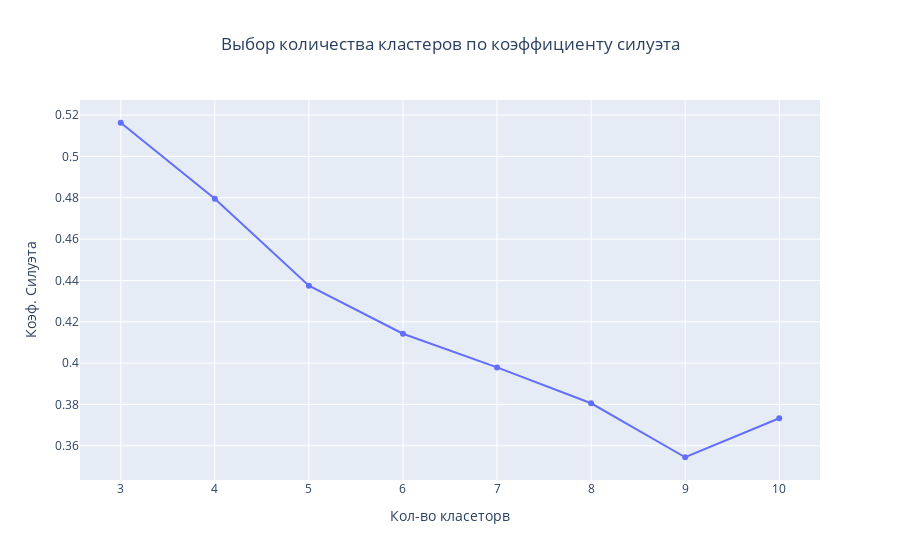

Notebook code for this chart:
### Code cell
silhouette_scores = []

for n in range(3,11):
    kmeans = KMeans(n_clusters=n, random_state=42)
    clusters = kmeans.fit_predict(rfm)
    silhouette_scores.append(silhouette_score(rfm, clusters))

line_silhouette_score(silhouette_scores)

### Figure 1 — Plotly figure (JSON) as saved in the notebook; plotly's stock layout.template omitted (floating-point values rounded to 4 significant figures)
{"data": [{"hovertemplate": "Кол-во класеторв=%{x}<br>Коэф. Силуэта=%{y}<extra></extra>", "legendgroup": "", "line": {"color": "#636efa", "dash": "solid"}, "marker": {"symbol": "circle"}, "mode": "lines+markers", "name": "", "orientation": "v", "showlegend": false, "type": "scatter", "x": [3, 4, 5, 6, 7, 8, 9, 10], "xaxis": "x", "y": [0.5163, 0.4795, 0.4375, 0.4142, 0.3979, 0.3806, 0.3545, 0.3733], "yaxis": "y"}], "layout": {"legend": {"tracegroupgap": 0}, "showlegend": false, "title": {"text": "Выбор количества кластеров по коэффициенту силуэта", "x": 0.5}, "xaxis": {"anchor": "y", "domain": [0, 1], "title": {"text": "Кол-во класеторв"}}, "yaxis": {"anchor": "x", "domain": [0, 1], "title": {"text": "Коэф. Силуэта"}}}}
